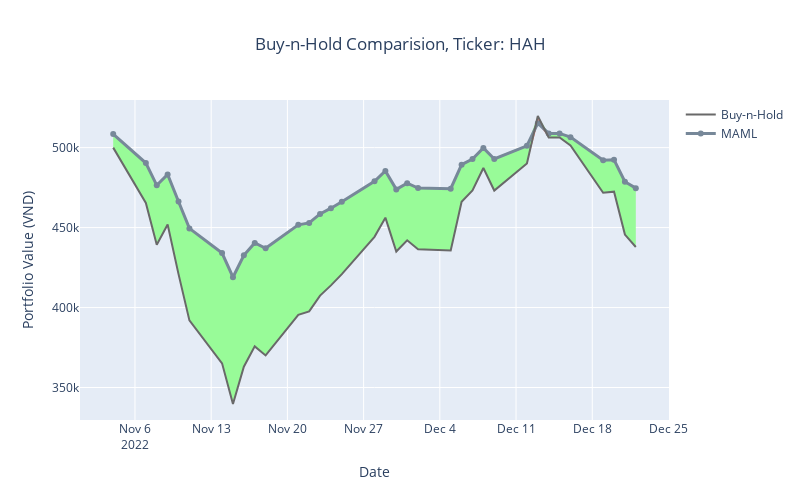

Here is the notebook cell this chart was saved with:
### Markdown cell above
# Evaluate task trading performance

### Code cell
ENV_ID = "VNALL-v0"
TASK = "HAH"
ITH_ADAPT_STEP = 0

args = open_config("../configs/maml.yaml", env_id=ENV_ID)
envs = MetaVectorEnv([lambda: gym.make(ENV_ID) for _ in range(1)])
agent = MetaAgent(envs=envs, hiddens=args.hiddens)
agent.load_state_dict(params["maml"][TASK][ITH_ADAPT_STEP])

envs.train(False)
envs.reset_task(TASK)

info = play_an_episode(agent, envs)
df = info["final_info"][0]["final_history"]

returns = df.set_index("time")["portfolio_value"].pct_change()
perf = create_performance(returns, plot=True)

plot_trade_log_v2(df)

# portfolio value from hodling
df["pv_from_holding"] = vbt.Portfolio.from_holding(
    df.close, init_cash=envs.envs[0].init_cash
).value()
df = df.set_index("time")
ticker = df["ticker_x"].unique()[0]

fig = go.Figure()
fig.update_layout(width=800, height=500)
fig.update_layout(title=f"Buy-n-Hold Comparision, Ticker: {ticker}", title_x=0.5)
fig.update_xaxes(title_text="Date")
fig.update_yaxes(title_text="Portfolio Value (VND)")

df["portfolio_value"].vbt.plot_against(
    other=df["pv_from_holding"],
    other_trace_kwargs=dict(
        line=dict(width=2, color="dimgray"), mode="lines", name="Buy-n-Hold"
    ),
    trace_kwargs=dict(
        mode="lines+markers",
        line=dict(width=3, color="lightslategray"),
        name="MAML",
    ),
    pos_trace_kwargs=dict(fillcolor="palegreen"),
    neg_trace_kwargs=dict(fillcolor="salmon"),
    fig=fig,
)
fig.show()
